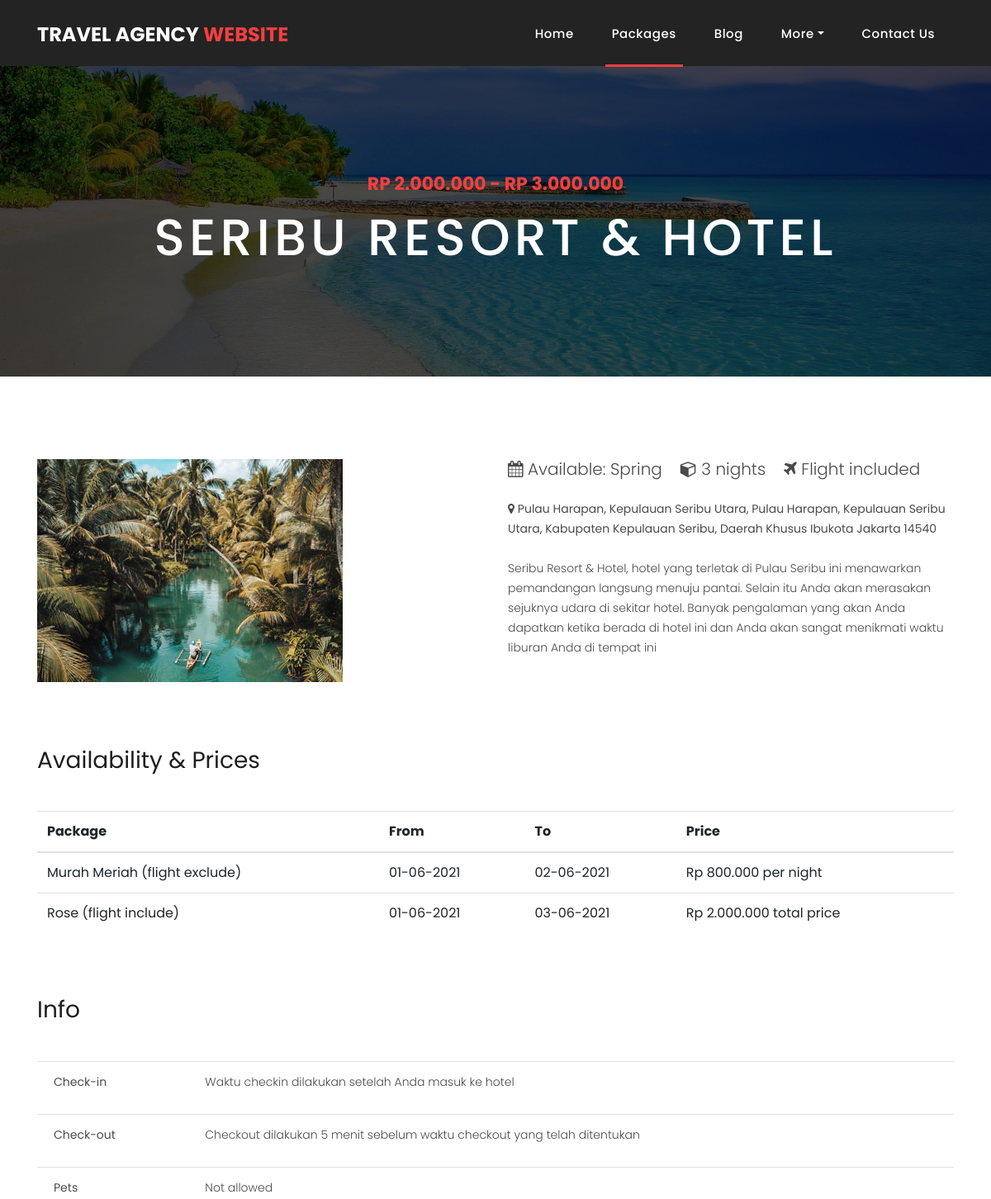
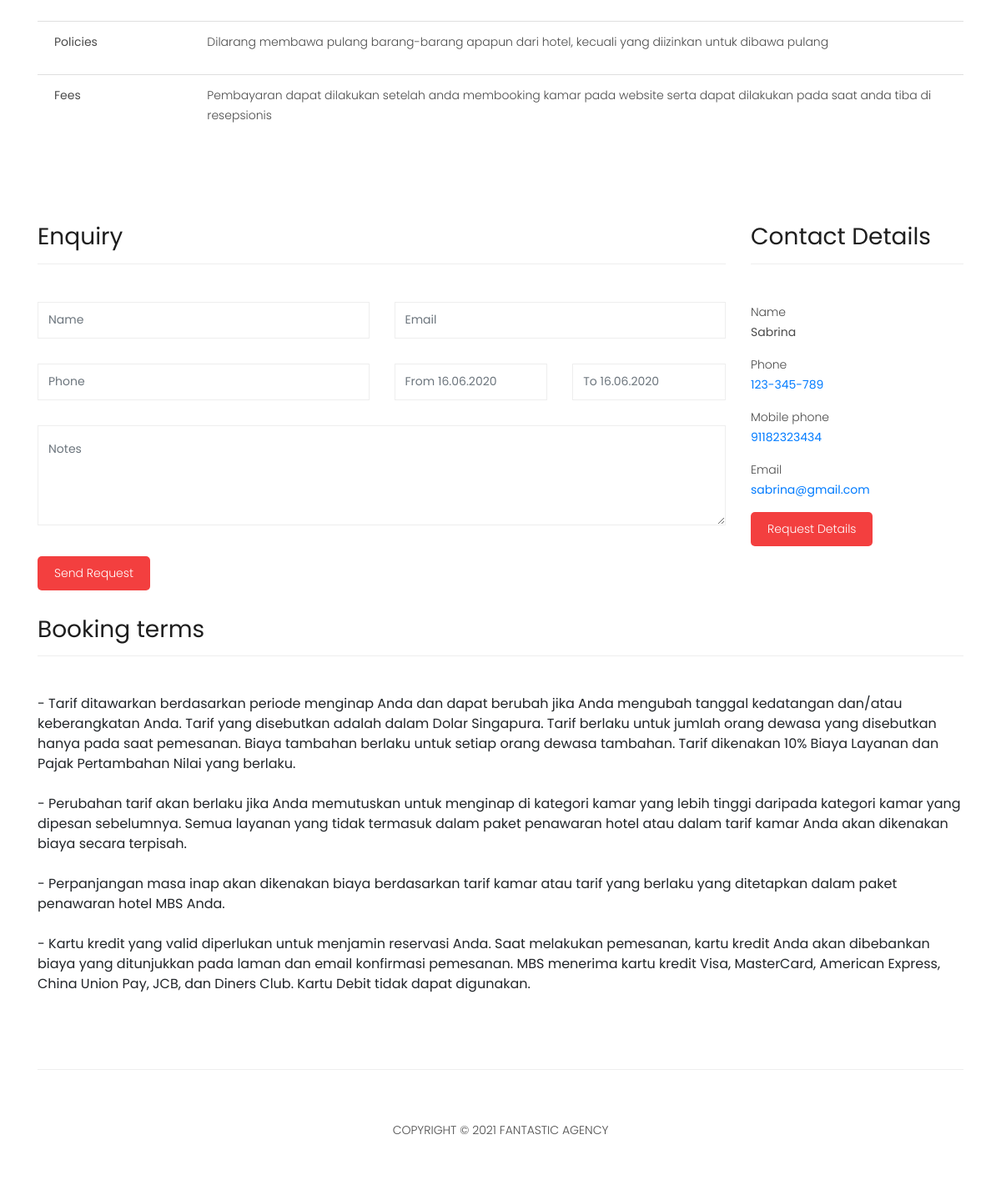
/package6-details.php, run on the app's committed database (2 pictures, top to bottom).
### tables this page shows
CREATE TABLE IF NOT EXISTS `seriburesort` (
  `name` varchar(50) DEFAULT NULL,
  `price` char(50) DEFAULT NULL,
  `description` varchar(500) DEFAULT NULL,
  `deskripsinya` varchar(500) DEFAULT NULL
);

CREATE TABLE IF NOT EXISTS `info` (
  `checkin` varchar(500) DEFAULT NULL,
  `checkout` varchar(500) DEFAULT NULL,
  `pets` char(50) DEFAULT NULL,
  `policies` varchar(500) DEFAULT NULL,
  `fees` varchar(500) DEFAULT NULL
);

CREATE TABLE IF NOT EXISTS `contactdetails` (
  `name` char(50) DEFAULT NULL,
  `phone` char(50) DEFAULT NULL,
  `mobilephone` char(50) DEFAULT NULL,
  `email` char(50) DEFAULT NULL
);

### package6-details.php (the view, shortened to what this page needs)
<?php
include "koneksi.php";
?>
<!DOCTYPE html>
<html lang="en">
  <head>
    <link href="vendor/bootstrap/css/bootstrap.min.css" rel="stylesheet">
    <link rel="stylesheet" href="assets/css/fontawesome.css">
    <link rel="stylesheet" href="assets/css/style.css">
    <link rel="stylesheet" href="assets/css/owl.css">
  </head>
  <body>
    <header class="">
      <nav class="navbar navbar-expand-lg">
        <div class="container">
          <a class="navbar-brand" href="index.php"><h2>Travel Agency <em>Website</em></h2></a>
          <div class="collapse navbar-collapse" id="navbarResponsive">
            <ul class="navbar-nav ml-auto">
                <li class="nav-item">
                    <a class="nav-link" href="index.php">Home
                    </a>
                </li>
                <li class="nav-item active"><a class="nav-link" href="packages.php">Packages</a></li>
                <li class="nav-item"><a class="nav-link" href="blog.php">Blog</a></li>
                <li class="nav-item dropdown">
                    <a class="nav-link dropdown-toggle" data-toggle="dropdown" href="#" role="button" aria-haspopup="true" aria-expanded="false">More</a>
                </li>
                <li class="nav-item"><a class="nav-link" href="contact.php">Contact Us</a></li>
            </ul>
          </div>
        </div>
      </nav>
    </header>
    <div class="page-heading about-heading header-text" style="background-image: url(assets/images/heading-6-1920x500.jpg);">
      <div class="container">
        <div class="row">
          <div class="col-md-12">
            <div class="text-content">
              <h4>Rp 2.000.000 - Rp 3.000.000</h4>
              <h2>Seribu Resort & Hotel</h2>
            </div>
          </div>
        </div>
      </div>
    </div>
    <div class="products">
      <div class="container">
        <div class="row">
          <div class="col-md-6">
            <div>
              <img src="assets/images/product-6-370x270.jpg" alt="" class="img-fluid wc-image">
            </div>
            <br>
            <div class="row">
              <div class="col-sm-4 col-6">
                <br>
              </div>
              <div class="col-sm-4 col-6">
                <br>
              </div>
              <div class="col-sm-4 col-6">
                <br>
              </div>
            </div>
          </div>
          <div class="col-md-6">
              <p class="lead">
                   <i class="fa fa-calendar"></i> Available: Spring &nbsp;&nbsp; <i class="fa fa-cube"></i> 3 nights &nbsp;&nbsp; <i class="fa fa-plane"></i> Flight included
              </p>
              <br>
              <p><i class="fa fa-map-marker"></i>  <strong>Pulau Harapan, Kepulauan Seribu Utara, Pulau Harapan, Kepulauan Seribu Utara, Kabupaten Kepulauan Seribu, Daerah Khusus Ibukota Jakarta 14540</strong></p>
              <br>
              <?php
                  $strSQL = "SELECT * FROM seriburesort";
                    $execStrSQL = mysqli_query($conn,$strSQL);
                    if (mysqli_num_rows($execStrSQL) > 0) {
                    while ($row = mysqli_fetch_assoc($execStrSQL)) {
                ?>
                <tr>
                  <td><p><?= $row["deskripsinya"] ?></p></td>
                </tr>
                <?php
              }
              }
              ?>
          </div>
        </div>
      </div>
    </div>
    <div class="section">
      <div class="container">
        <div class="section-heading" style="border: 0">
          <h2>Availability &amp; Prices</h2>
        </div>
        <div class="table-responsive">
          <table width="100%" border="0" cellspacing="0" cellpadding="0" class="table">
               <thead>
                    <tr>
                         <th>Package</th>
                         <th>From</th>
                         <th>To</th>
                         <th>Price</th>
                    </tr>
               </thead>
               <tbody>
                    <tr>
                         <td>Murah Meriah (flight exclude)</td>
                         <td>01-06-2021</td>
                         <td>02-06-2021</td>
                         <td>Rp 800.000 per night</td>
                    </tr>
                    <tr>
                         <td>Rose (flight include)</td>
                         <td>01-06-2021</td>
                         <td>03-06-2021</td>
                         <td>Rp 2.000.000 total price</td>
                    </tr>
               </tbody>
          </table>
        </div>
      </div>
    </div>
    <div class="section">
      <div class="container">
        <div class="section-heading" style="border: 0">
          <h2>Info</h2>
        </div>
        <ul class="list-group list-group-flush">
          <li class="list-group-item">
               <div class="row">
                    <div class="col-md-2 col-sm-3">
                         <p class="pjVpProductPolicyTitle">
                              <strong>Check-in</strong>
                         </p>
                    </div>
                    <div class="col-md-10 col-sm-9">
              <?php
                  $strSQL = "SELECT * FROM info";
                    $execStrSQL = mysqli_query($conn,$strSQL);
                    if (mysqli_num_rows($execStrSQL) > 0) {
                    while ($row = mysqli_fetch_assoc($execStrSQL)) {
                ?>
                <tr>
                  <td><p><?= $row["checkin"] ?></p></td>
                </tr>
                <?php
              }
              }
              ?>
                    </div>
               </div>
          </li>
          <li class="list-group-item">
               <div class="row">
                    <div class="col-md-2 col-sm-3">
                         <p>
                              <strong>Check-out</strong>
                         </p>
                    </div>
                    <div class="col-md-10 col-sm-9">
              <?php
                  $strSQL = "SELECT * FROM info";
                    $execStrSQL = mysqli_query($conn,$strSQL);
                    if (mysqli_num_rows($execStrSQL) > 0) {
                    while ($row = mysqli_fetch_assoc($execStrSQL)) {
                ?>
                <tr>
                  <td><p><?= $row["checkout"] ?></p></td>
                </tr>
                <?php
              }
              }
              ?>
                    </div>
               </div>
          </li>
          <li class="list-group-item">
               <div class="row">
                    <div class="col-md-2 col-sm-3">
                         <p>
                              <strong>Pets</strong>
                         </p>
                    </div>
                    <div class="col-md-10 col-sm-9">
              <?php
                  $strSQL = "SELECT * FROM info";
                    $execStrSQL = mysqli_query($conn,$strSQL);
                    if (mysqli_num_rows($execStrSQL) > 0) {
                    while ($row = mysqli_fetch_assoc($execStrSQL)) {
                ?>
                <tr>
                  <td><p><?= $row["pets"] ?></p></td>
                </tr>
                <?php
              }
              }
              ?>
                    </div>
               </div>
          </li>
          <li class="list-group-item">
               <div class="row">
                    <div class="col-md-2 col-sm-3">
                         <p>
                              <strong>Policies</strong>
                         </p>
                    </div>
                    <div class="col-md-10 col-sm-9">
                         <div>
              <?php
                  $strSQL = "SELECT * FROM info";
                    $execStrSQL = mysqli_query($conn,$strSQL);
                    if (mysqli_num_rows($execStrSQL) > 0) {
                    while ($row = mysqli_fetch_assoc($execStrSQL)) {
                ?>
                <tr>
                  <td><p><?= $row["policies"] ?></p></td>
                </tr>
                <?php
              }
              }
              ?>
                         </div>
                    </div>
               </div>
          </li>
          <li class="list-group-item">
               <div class="row">
                    <div class="col-md-2 col-sm-3">
                         <p>
                              <strong>Fees</strong>
                         </p>
                    </div>
                    <div class="col-md-10 col-sm-9">
                         <div>
                         <?php
                  $strSQL = "SELECT * FROM info";
                    $execStrSQL = mysqli_query($conn,$strSQL);
                    if (mysqli_num_rows($execStrSQL) > 0) {
                    while ($row = mysqli_fetch_assoc($execStrSQL)) {
                ?>
                <tr>
                  <td><p><?= $row["fees"] ?></p></td>
                </tr>
                <?php
              }
              }
              ?>
                         </div>
                    </div>
               </div>
          </li>
     </ul>
      </div>
    </div>
    <div class="section">
      <div class="container">
        <div class="row">
        <div class="section">
      <div class="container">
        <div class="row">
          <div class="col-md-9">
            <div class="section-heading">
              <h2>Enquiry</h2>
            </div>
            <?php
include "koneksi.php";
?>
    <form action="<?php echo htmlspecialchars($_SERVER['PHP_SELF'])?>" method="post">
            <div class="contact-form">
              <form id="contact" action="" method="post">
                <div class="row">
                  <div class="col-sm-6">
                    <fieldset>
                      <input name="name" type="text" class="form-control" id="name" placeholder="Name" required="">
                    </fieldset>
                  </div>
                  <div class="col-sm-6">
                    <fieldset>
                      <input name="email" type="email" class="form-control" id="email" placeholder="Email" required="">
                    </fieldset>
                  </div>
                  <div class="col-sm-6">
                    <fieldset>
                      <input name="phone" type="text" class="form-control" id="phone" placeholder="Phone" required="">
                    </fieldset>
                  </div>
                  <div class="col-sm-3">
                    <fieldset>
                      <input name="date1" type="text" class="form-control" id="date1" placeholder="From 16.06.2020" required="">
                    </fieldset>
                  </div>
                  <div class="col-sm-3">
                    <fieldset>
                      <input name="date2" type="text" class="form-control" id="date2" placeholder="To 16.06.2020" required="">
                    </fieldset>
                  </div>
                  <div class="col-lg-12">
                    <fieldset>
                      <textarea name="pesan" rows="6" class="form-control" id="pesan" placeholder="Notes" required=""></textarea>
                    </fieldset>
                  </div>
                  <div class="col-lg-12">
                    <fieldset>
                      <button type="submit" id="form-submit" class="filled-button">Send Request</button>
                    </fieldset>
                  </div>
                </div>
              </form>
            </div>
          </div>
          <div class="col-md-3">
            <div class="section-heading">
              <h2>Contact Details</h2>
            </div>
            <div class="left-content">
              <p>
                <span>Name</span>
                <br>
                <?php
                  $strSQL = "SELECT * FROM contactdetails";
                    $execStrSQL = mysqli_query($conn,$strSQL);
                    if (mysqli_num_rows($execStrSQL) > 0) {
                    while ($row = mysqli_fetch_assoc($execStrSQL)) {
                ?>
                <tr>
                  <td><strong><?= $row["name"] ?></strong></td>
                </tr>
                <?php
              }
              }
              ?>
              </p>
              <p>
                <span>Phone</span>
                <br>
                <?php
                  $strSQL = "SELECT * FROM contactdetails";
                    $execStrSQL = mysqli_query($conn,$strSQL);
                    if (mysqli_num_rows($execStrSQL) > 0) {
                    while ($row = mysqli_fetch_assoc($execStrSQL)) {
                ?>
                <tr>
                  <td><strong><a href="tel:123-456-789"><?= $row["phone"] ?></strong></a></td>
                </tr>
                <?php
              }
              }
              ?>
              </p>
              <p>
                <span>Mobile phone</span>
                <br>
                <?php
                  $strSQL = "SELECT * FROM contactdetails";
                    $execStrSQL = mysqli_query($conn,$strSQL);
                    if (mysqli_num_rows($execStrSQL) > 0) {
                    while ($row = mysqli_fetch_assoc($execStrSQL)) {
                ?>
                <tr>
                  <td><strong><a href="tel:91182323434"><?= $row["mobilephone"] ?></strong></a></td>
                </tr>
                <?php
              }
              }
              ?>
              </p>
              <p>
                <span>Email</span>
                <br>
                <?php
                  $strSQL = "SELECT * FROM contactdetails";
                    $execStrSQL = mysqli_query($conn,$strSQL);
                    if (mysqli_num_rows($execStrSQL) > 0) {
                    while ($row = mysqli_fetch_assoc($execStrSQL)) {
                ?>
                <tr>
                  <td><strong><a href="mailto:sabrina@gmail.com"><?= $row["email"] ?></strong></a></td>
                </tr>
                <?php
              }
              }
              ?>
              </p>
              <div class="contact-form">
                <button type="submit" class="filled-button">Request Details</button>
              </div>
            </div>
          </div>
        </div>
      </div>
    </div>
          <div class="col-md-12">
            <div class="section-heading">
              <h2>Booking terms</h2>
            </div>
            <ul class="featured-list">
                <li>- Tarif ditawarkan berdasarkan periode menginap Anda dan dapat berubah jika Anda mengubah tanggal kedatangan dan/atau keberangkatan Anda. Tarif yang disebutkan adalah dalam Dolar Singapura. Tarif berlaku untuk jumlah orang dewasa yang disebutkan hanya pada saat pemesanan. Biaya tambahan berlaku untuk setiap orang dewasa tambahan. Tarif dikenakan 10% Biaya Layanan dan Pajak Pertambahan Nilai yang berlaku.</li>
                <li><br>- Perubahan tarif akan berlaku jika Anda memutuskan untuk menginap di kategori kamar yang lebih tinggi daripada kategori kamar yang dipesan sebelumnya. Semua layanan yang tidak termasuk dalam paket penawaran hotel atau dalam tarif kamar Anda akan dikenakan biaya secara terpisah.</br></li>
                <li><br>- Perpanjangan masa inap akan dikenakan biaya berdasarkan tarif kamar atau tarif yang berlaku yang ditetapkan dalam paket penawaran hotel MBS Anda.</br></li>
                <li><br>- Kartu kredit yang valid diperlukan untuk menjamin reservasi Anda. Saat melakukan pemesanan, kartu kredit Anda akan dibebankan biaya yang ditunjukkan pada laman dan email konfirmasi pemesanan. MBS menerima kartu kredit Visa, MasterCard, American Express, China Union Pay, JCB, dan Diners Club. Kartu Debit tidak dapat digunakan.</br></li>
              </ul>
          </div>
        </div>
      </div>
    </div>
    <footer>
      <div class="container">
        <div class="row">
          <div class="col-md-12">
            <div class="inner-content">
              <p>Copyright © 2021 Fantastic Agency</p>
            </div>
          </div>
        </div>
      </div>
    </footer>
  </body>
</html>

### data on the page
seriburesort: deskripsinya "Seribu Resort & Hotel, hotel yang terletak di Pulau Seribu ini menawarkan pemandangan langsung menuju pantai. Selain itu Anda akan merasakan sejuknya udara di sekitar hotel. Banyak pengalaman yang akan Anda dapatkan ketika berada di hotel ini dan Anda akan sangat menikmati waktu liburan Anda di tempat ini"
info: checkin "Waktu checkin dilakukan setelah Anda masuk ke hotel", checkout "Checkout dilakukan 5 menit sebelum waktu checkout yang telah ditentukan", pets "Not allowed", policies "Dilarang membawa pulang barang-barang apapun dari hotel, kecuali yang diizinkan untuk dibawa pulang", fees "Pembayaran dapat dilakukan setelah anda membooking kamar pada website serta dapat dilakukan pada saat anda tiba di resepsionis"
contactdetails: name "Sabrina", phone "123-345-789", mobilephone "91182323434", email "sabrina@gmail.com"
